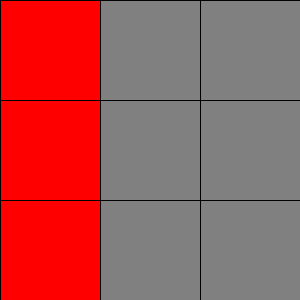
Frame 1 (no input)
Frame 60 (the mouse pressed at the canvas centre just before this capture): identical to frame 1, image omitted
Frame 120 (the mouse held since frame 60 and released just before this capture): identical to frame 1, image omitted

The Processing sketch that drew this single still picture (run headless with seeded random() and noise(); from frame 60 on, the mouse is pressed at the canvas centre):

// Processing sketch: sketch_06
// ── sketch_06.pde
int [][]c={
  {1,0,0},
  {1,0,0},
  {1,0,0}};
  void setup()
  {
    size(300,300);
  }
  void draw()
  {
    for(int i=0;i<3;i++)
    {
      for(int j=0;j<3;j++)
      {
        if(c[i][j]==0)fill(128);
        else fill(255,0,0);
        rect(j*100,i*100,100,100);
      }
    }
  }
